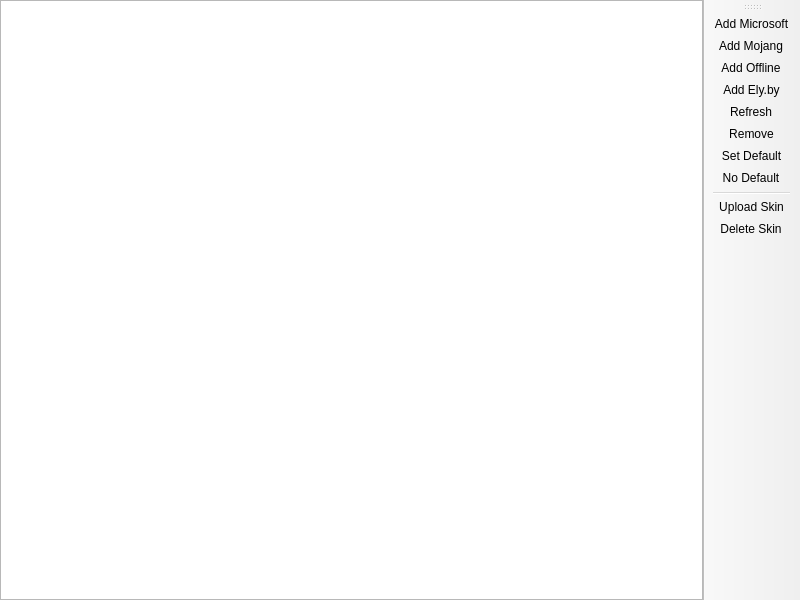
<?xml version="1.0" encoding="UTF-8"?>
<ui version="4.0">
 <class>AccountListPage</class>
 <widget class="QMainWindow" name="AccountListPage">
  <property name="geometry">
   <rect>
    <x>0</x>
    <y>0</y>
    <width>800</width>
    <height>600</height>
   </rect>
  </property>
  <widget class="QWidget" name="centralwidget">
   <layout class="QHBoxLayout" name="horizontalLayout">
    <property name="leftMargin">
     <number>0</number>
    </property>
    <property name="topMargin">
     <number>0</number>
    </property>
    <property name="rightMargin">
     <number>0</number>
    </property>
    <property name="bottomMargin">
     <number>0</number>
    </property>
    <item>
     <widget class="VersionListView" name="listView">
      <property name="alternatingRowColors">
       <bool>true</bool>
      </property>
      <property name="rootIsDecorated">
       <bool>false</bool>
      </property>
      <property name="itemsExpandable">
       <bool>false</bool>
      </property>
      <property name="allColumnsShowFocus">
       <bool>true</bool>
      </property>
      <attribute name="headerStretchLastSection">
       <bool>false</bool>
      </attribute>
     </widget>
    </item>
   </layout>
  </widget>
  <widget class="WideBar" name="toolBar">
   <attribute name="toolBarArea">
    <enum>RightToolBarArea</enum>
   </attribute>
   <attribute name="toolBarBreak">
    <bool>false</bool>
   </attribute>
   <addaction name="actionAddMicrosoft"/>
   <addaction name="actionAddMojang"/>
   <addaction name="actionAddOffline"/>
   <addaction name="actionAddElyby"/>
   <addaction name="actionRefresh"/>
   <addaction name="actionRemove"/>
   <addaction name="actionSetDefault"/>
   <addaction name="actionNoDefault"/>
   <addaction name="separator"/>
   <addaction name="actionUploadSkin"/>
   <addaction name="actionDeleteSkin"/>
  </widget>
  <action name="actionAddMojang">
   <property name="text">
    <string>Add &amp;Mojang</string>
   </property>
  </action>
  <action name="actionRemove">
   <property name="text">
    <string>Remo&amp;ve</string>
   </property>
  </action>
  <action name="actionSetDefault">
   <property name="text">
    <string>&amp;Set Default</string>
   </property>
  </action>
  <action name="actionNoDefault">
   <property name="checkable">
    <bool>true</bool>
   </property>
   <property name="text">
    <string>&amp;No Default</string>
   </property>
  </action>
  <action name="actionUploadSkin">
   <property name="text">
    <string>&amp;Upload Skin</string>
   </property>
  </action>
  <action name="actionDeleteSkin">
   <property name="text">
    <string>&amp;Delete Skin</string>
   </property>
   <property name="toolTip">
    <string>Delete the currently active skin and go back to the default one</string>
   </property>
  </action>
  <action name="actionAddMicrosoft">
   <property name="text">
    <string>&amp;Add Microsoft</string>
   </property>
  </action>
  <action name="actionAddOffline">
   <property name="text">
    <string>Add &amp;Offline</string>
   </property>
  </action>
  <action name="actionAddElyby">
   <property name="text">
    <string>Add &amp;Ely.by</string>
   </property>
  </action>
  <action name="actionRefresh">
   <property name="text">
    <string>&amp;Refresh</string>
   </property>
   <property name="toolTip">
    <string>Refresh the account tokens</string>
   </property>
  </action>
 </widget>
 <customwidgets>
  <customwidget>
   <class>VersionListView</class>
   <extends>QTreeView</extends>
   <header>ui/widgets/VersionListView.h</header>
  </customwidget>
  <customwidget>
   <class>WideBar</class>
   <extends>QToolBar</extends>
   <header>ui/widgets/WideBar.h</header>
  </customwidget>
 </customwidgets>
 <resources/>
 <connections/>
</ui>
